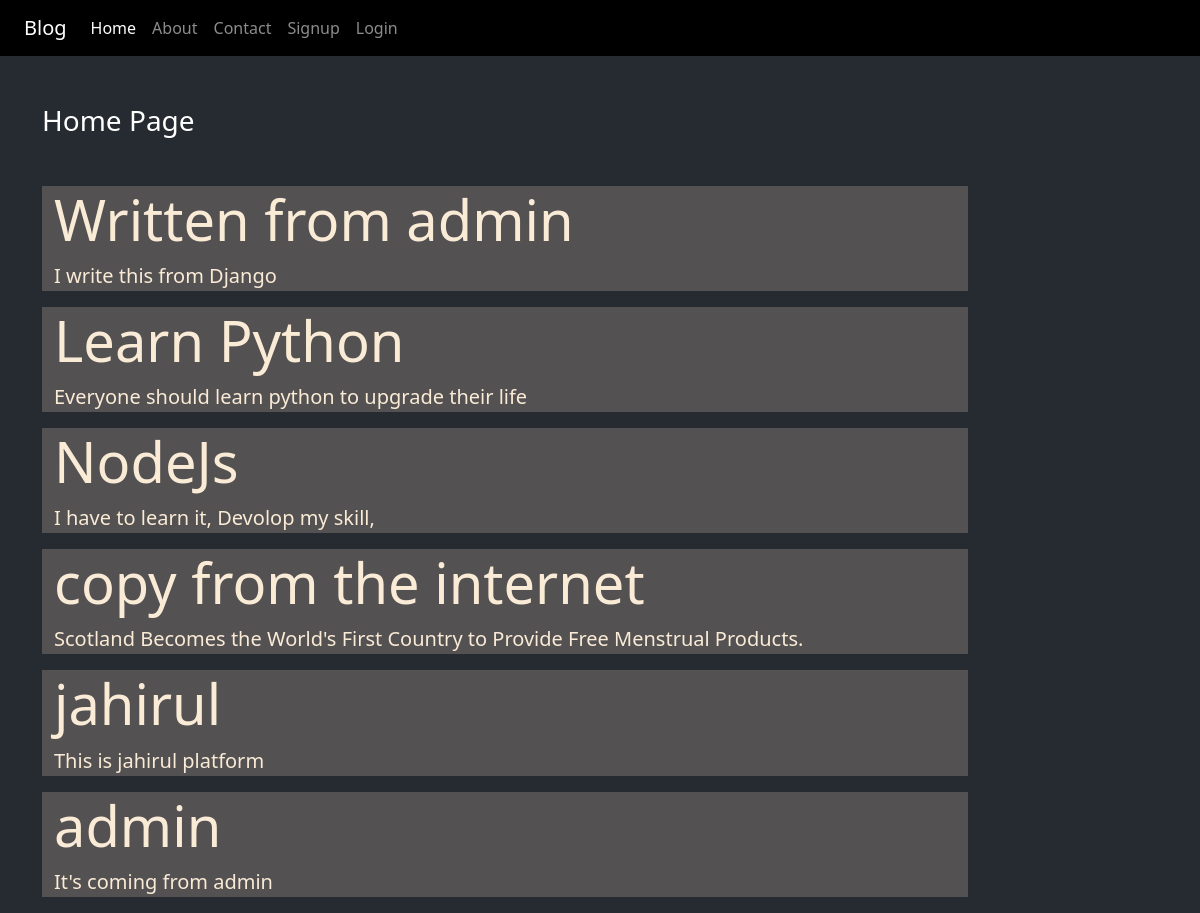
The page / on the database its author committed.
### blogapp/models.py (models this page shows)
class Post(models.Model):
    title = models.CharField(max_length=150)
    desc = models.TextField()

### blogapp/views.py (the view)
# urls.py: path('', views.home),
def home(request):
    posts = Post.objects.all()
    return render(request, 'blog/home.html', {'posts':posts})

### blogapp/templates/blog/home.html
{% extends 'blog/base.html' %}
{% load static %}
{% block content %}
<div class="col-sm-10">
    <h3 class="text-white my-5">Home Page</h3>
    {% for post in posts %}
    <div class="jumbotron jumbotron-fluid jumbo-color">
        <div class="container">
            <h1 class="display-4">{{post.title}}</h1>
            <p class="lead">{{post.desc}}</p>
        </div>
    </div>
    {% endfor %}
</div>
{% endblock content %}

### blogapp/templates/blog/base.html (shortened to what this page needs)
<!doctype html>
{% load static %}
<html lang="en">
  <head>
    <link rel="stylesheet" href="{% static 'blog/css/bootstrap.css' %}">
    <link rel="stylesheet" href="{% static 'blog/css/style.css' %}">
  </head>
  <body>
    <div class="container-fluid bg-black">
      {% include 'blog/navbar.html' %}
    </div>
    <div class="container">
      <div class="row">
        {% block content %}
        {% endblock content %}
      </div>
  </body>
</html>

### blogapp/templates/blog/navbar.html (shortened to what this page needs)
<nav class="navbar navbar-expand-lg navbar-dark">
    <div class="container-fluid">
      <a class="navbar-brand" href="#">Blog</a>
      <div class="collapse navbar-collapse" id="navbarNav">
        <ul class="navbar-nav">
          <li class="nav-item">
            <a class="nav-link active" aria-current="page" href="/">Home</a>
          </li>
          <li class="nav-item">
            <a class="nav-link" href="{% url 'about' %}">About</a>
          </li>
          <li class="nav-item">
            <a class="nav-link" href="{% url 'contact' %}">Contact</a>
          </li>
          {% if request.user.is_authenticated %}
          <li class="nav-item">
            <a class="nav-link" href="{% url 'dashboard' %}">Dashboard</a>
          </li>
          <li class="nav-item">
            <a class="nav-link" href="{% url 'user_logout' %}">Logout</a>
          </li>
          {% else %}
          <li class="nav-item">
            <a class="nav-link" href="{% url 'signup' %}">Signup</a>
          </li>
          <li class="nav-item">
            <a class="nav-link" href="{% url 'user_login' %}">Login</a>
          </li>
          {% endif %}
        </ul>
      </div>
    </div>
  </nav>

### blogapp/static/blog/css/style.css (style rules this page uses)
body { background-color: rgb(37, 43, 48); color: antiquewhite; }
.jumbo-color { background-color: rgb(83, 81, 81); }

### rows shown on the page
Post: title "Written from admin", desc "I write this from Django"
Post: title "Learn Python", desc "Everyone should learn python to upgrade their life"
Post: title "NodeJs", desc "I have to learn it, Devolop my skill,"
Post: title "copy from the internet", desc "Scotland Becomes the World's First Country to Provide Free Menstrual Products."
Post: title "jahirul", desc "This is jahirul platform"
Post: title "admin", desc "It's coming from admin"
